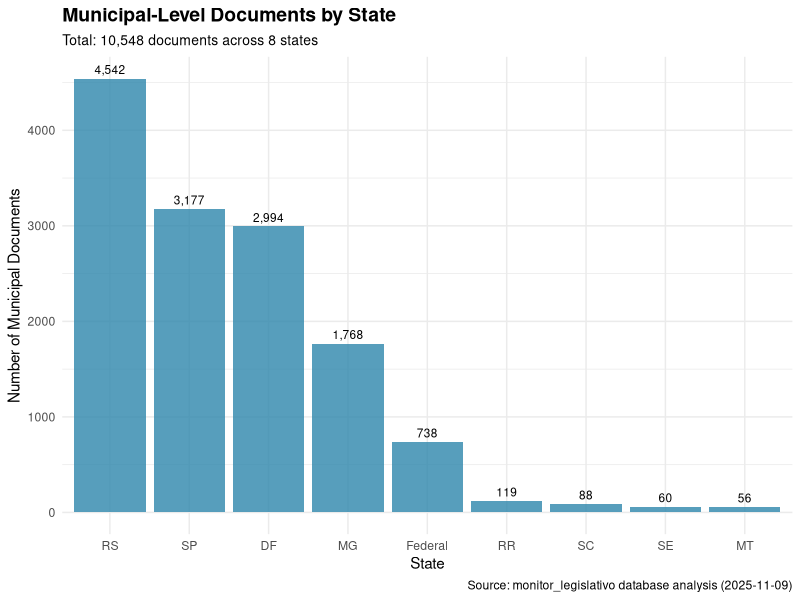
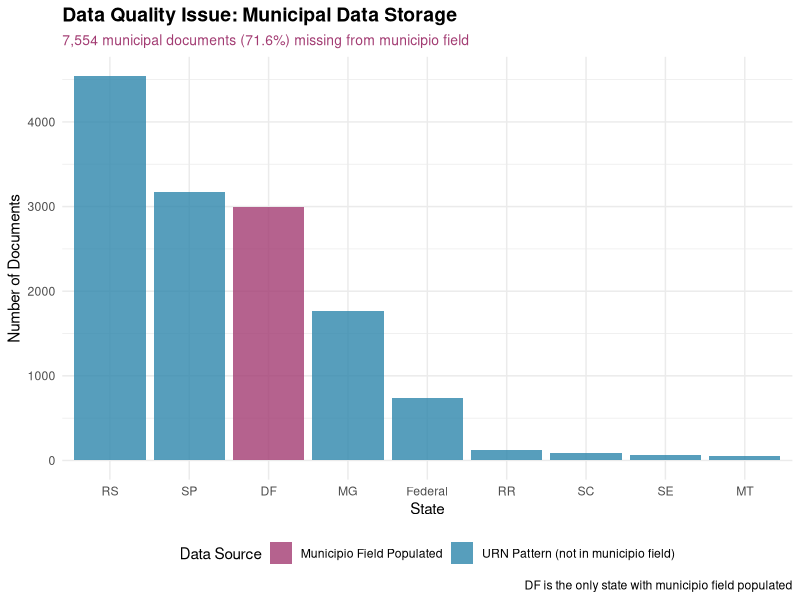
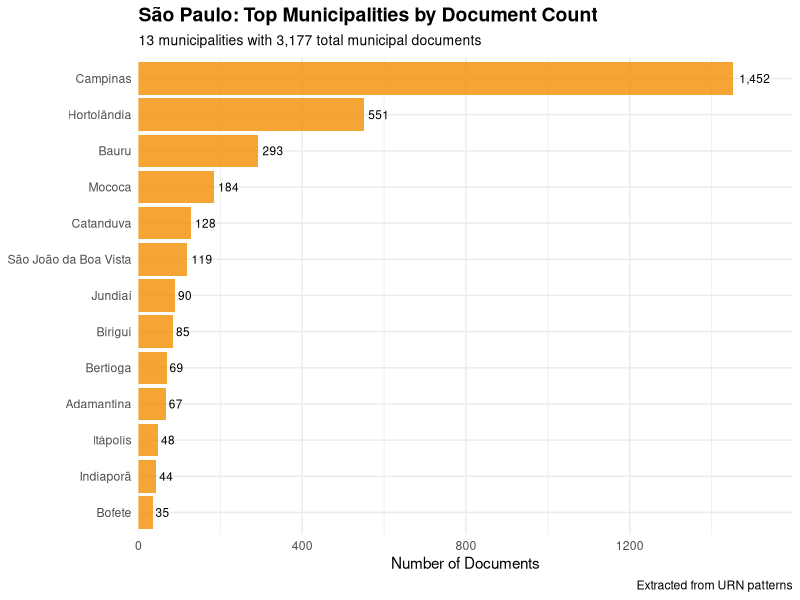

Source code (R) for these figures, in order:
#!/usr/bin/env Rscript
# Visualization of Municipal Document Distribution Findings
# Based on comprehensive analysis conducted 2025-11-09

library(ggplot2)
library(dplyr)
library(tidyr)

# Data from the comprehensive query results
municipal_data <- data.frame(
  estado = c("RS", "SP", "MG", "Federal", "RR", "SC", "SE", "MT"),
  municipal_docs = c(4542, 3177, 1768, 738, 119, 88, 60, 56),
  municipio_field_populated = c(0, 0, 0, 0, 0, 0, 0, 0),
  total_state_docs = c(4560, 8234, 6739, 66051, 121, 591, 63, 64)
)

# Add DF data separately (has municipio field populated)
df_data <- data.frame(
  estado = "DF",
  municipal_docs = 0,  # Not in URN pattern
  municipio_field_populated = 2994,
  total_state_docs = 21725
)

# Combine all data
all_data <- bind_rows(municipal_data, df_data) %>%
  mutate(
    pct_municipal = (municipal_docs + municipio_field_populated) / total_state_docs * 100,
    total_municipal = municipal_docs + municipio_field_populated
  )

# Plot 1: Municipal documents by state
p1 <- ggplot(all_data, aes(x = reorder(estado, -total_municipal), y = total_municipal)) +
  geom_col(fill = "#2E86AB", alpha = 0.8) +
  geom_text(aes(label = scales::comma(total_municipal)),
            vjust = -0.5, size = 3) +
  labs(
    title = "Municipal-Level Documents by State",
    subtitle = "Total: 10,548 documents across 8 states",
    x = "State",
    y = "Number of Municipal Documents",
    caption = "Source: monitor_legislativo database analysis (2025-11-09)"
  ) +
  theme_minimal() +
  theme(
    plot.title = element_text(face = "bold", size = 14),
    plot.subtitle = element_text(size = 10),
    axis.text.x = element_text(angle = 0, hjust = 0.5)
  )

# Plot 2: Data quality issue - municipio field vs URN pattern
data_quality <- all_data %>%
  select(estado, municipal_docs, municipio_field_populated) %>%
  pivot_longer(cols = c(municipal_docs, municipio_field_populated),
               names_to = "source",
               values_to = "count") %>%
  mutate(
    source = recode(source,
                   "municipal_docs" = "URN Pattern (not in municipio field)",
                   "municipio_field_populated" = "Municipio Field Populated")
  )

p2 <- ggplot(data_quality, aes(x = reorder(estado, -count), y = count, fill = source)) +
  geom_col(position = "stack", alpha = 0.8) +
  scale_fill_manual(values = c("#A23B72", "#2E86AB")) +
  labs(
    title = "Data Quality Issue: Municipal Data Storage",
    subtitle = "7,554 municipal documents (71.6%) missing from municipio field",
    x = "State",
    y = "Number of Documents",
    fill = "Data Source",
    caption = "DF is the only state with municipio field populated"
  ) +
  theme_minimal() +
  theme(
    plot.title = element_text(face = "bold", size = 14),
    plot.subtitle = element_text(size = 10, color = "#A23B72"),
    legend.position = "bottom"
  )

# SP Municipality breakdown
sp_municipalities <- data.frame(
  municipality = c("São Paulo State", "Campinas", "Hortolândia", "Bauru",
                  "Mococa", "Catanduva", "São João da Boa Vista", "Jundiaí",
                  "Birigui", "Bertioga", "Adamantina", "Itápolis",
                  "Indiaporã", "Bofete"),
  document_count = c(4953, 1452, 551, 293, 184, 128, 119, 90, 85, 69, 67, 48, 44, 35)
) %>%
  filter(municipality != "São Paulo State") %>%
  arrange(desc(document_count))

p3 <- ggplot(sp_municipalities, aes(x = reorder(municipality, document_count),
                                     y = document_count)) +
  geom_col(fill = "#F18F01", alpha = 0.8) +
  geom_text(aes(label = scales::comma(document_count)),
            hjust = -0.2, size = 3) +
  coord_flip() +
  labs(
    title = "São Paulo: Top Municipalities by Document Count",
    subtitle = "13 municipalities with 3,177 total municipal documents",
    x = NULL,
    y = "Number of Documents",
    caption = "Extracted from URN patterns"
  ) +
  theme_minimal() +
  theme(
    plot.title = element_text(face = "bold", size = 14),
    plot.subtitle = element_text(size = 10)
  ) +
  scale_y_continuous(expand = expansion(mult = c(0, 0.1)))

# Summary statistics
cat("\n=============================================================\n")
cat("MUNICIPAL DOCUMENT DISTRIBUTION SUMMARY\n")
cat("=============================================================\n\n")

cat("Total Municipal Documents:", sum(all_data$total_municipal), "\n")
cat("States with Municipal Data:", nrow(all_data), "\n\n")

cat("Top 5 States by Municipal Document Count:\n")
top_states <- all_data %>%
  arrange(desc(total_municipal)) %>%
  head(5) %>%
  select(estado, total_municipal, pct_municipal)
print(top_states, row.names = FALSE)

cat("\nData Quality Metrics:\n")
cat("- Documents with municipio field:", sum(all_data$municipio_field_populated), "\n")
cat("- Documents with URN pattern only:", sum(all_data$municipal_docs), "\n")
cat("- Coverage gap:",
    round(sum(all_data$municipal_docs) / sum(all_data$total_municipal) * 100, 1), "%\n")

# Save plots
ggsave("analysis/plot1_municipal_by_state.png", p1, width = 10, height = 6, dpi = 300)
ggsave("analysis/plot2_data_quality_issue.png", p2, width = 10, height = 6, dpi = 300)
ggsave("analysis/plot3_sp_municipalities.png", p3, width = 10, height = 8, dpi = 300)

cat("\nPlots saved to analysis/ directory\n")
cat("=============================================================\n\n")
